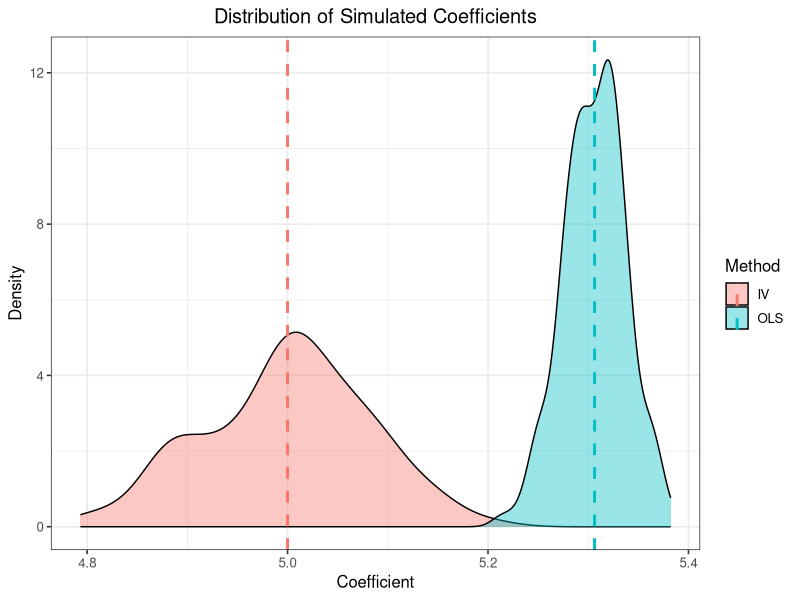
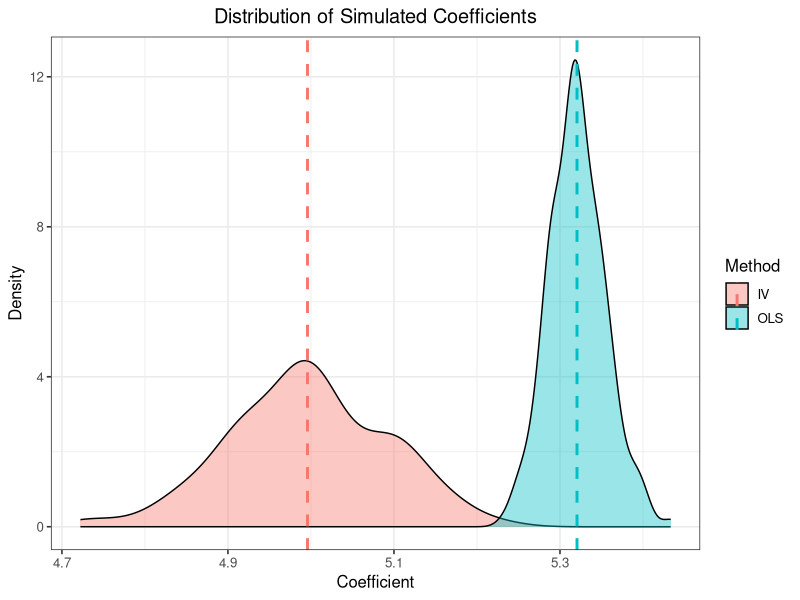

The R script that drew these images, in order:
## ---- chunk 1
library(AER)
library(ggplot2)
library(dplyr)
library(tidyr)
set.seed(1)

## run simulation for 200 times
results <-
  data.frame(iteration=1:200,
           OLS=rep(NA,200),
           IV=rep(NA,200))
for (i in 1:200){
  
  ## define unobserved
  V <- rnorm(1000, mean=3, sd=1)
  U <- rnorm(1000, mean=-2, sd=3)
  
  ## define observed
  Z <- 1 * V + runif(1000, min=0, max=2) + rnorm(1000, mean=0, sd=2)
  X <- rnorm(1000, mean=5, sd=3) + rnorm(1000, mean=0, sd=1)
  D <- -5 * V + 2 * Z + 0.5 * U + 1 * X + rnorm(1000, mean=0, sd=1)
  Y <- 5 * D + 1 * X + 2 * U + rnorm(1000, mean=0, sd=1)
  
  ## save results
  results[i,"OLS"] <- summary(lm(Y ~ D + X))$coef[2,1]
  results[i,"IV"] <- summary(ivreg(Y ~ X + D | X + Z))$coef[3,1]
}

## plot distribution
results %>%
  pivot_longer(c(OLS, IV), names_to = "Method", values_to = "Coefficient") %>%
  group_by(Method) %>%
  mutate(mean_coef = mean(Coefficient)) %>%
  ggplot(aes(x = Coefficient, fill = Method)) +
  geom_density(alpha = 0.4) +
  geom_vline(aes(xintercept = mean_coef, color = Method),
             linetype = "dashed", size = 1) +
  labs(title = "Distribution of Simulated Coefficients",
       x = "Coefficient", y = "Density") +
  theme_bw(base_size = 12) +
  theme(
    plot.title = element_text(hjust = 0.5),
    axis.text.x = element_text()
  )
## ---- chunk 2
set.seed(1)

## run simulation for 200 times
results <-
  data.frame(iteration=1:200,
           OLS=rep(NA,200),
           IV=rep(NA,200))
for (i in 1:200){
  
  ## define unobserved
  V <- rnorm(1000, mean=3, sd=1)
  U <- rnorm(1000, mean=-2, sd=3)
  
  ## define observed
  Z <- 1 * V + runif(1000, min=0, max=2) + rnorm(1000, mean=0, sd=2)
  X <- rnorm(1000, mean=5, sd=3) + rnorm(1000, mean=0, sd=1)
  D <- -5 * V + 0.5 * U + 1 * X + rnorm(1000, mean=0, sd=1)
  Y <- 5 * D + 1 * X + 2 * U + rnorm(1000, mean=0, sd=1)
  
  ## save results
  results[i,"OLS"] <- summary(lm(Y ~ D + X))$coef[2,1]
  results[i,"IV"] <- summary(ivreg(Y ~ X + D | X + Z))$coef[3,1]
}

## plot distribution
results %>%
  pivot_longer(c(OLS, IV), names_to = "Method", values_to = "Coefficient") %>%
  group_by(Method) %>%
  mutate(mean_coef = mean(Coefficient)) %>%
  ggplot(aes(x = Coefficient, fill = Method)) +
  geom_density(alpha = 0.4) +
  geom_vline(aes(xintercept = mean_coef, color = Method),
             linetype = "dashed", size = 1) +
  labs(title = "Distribution of Simulated Coefficients",
       x = "Coefficient", y = "Density") +
  theme_bw(base_size = 12) +
  theme(
    plot.title = element_text(hjust = 0.5),
    axis.text.x = element_text()
  )
